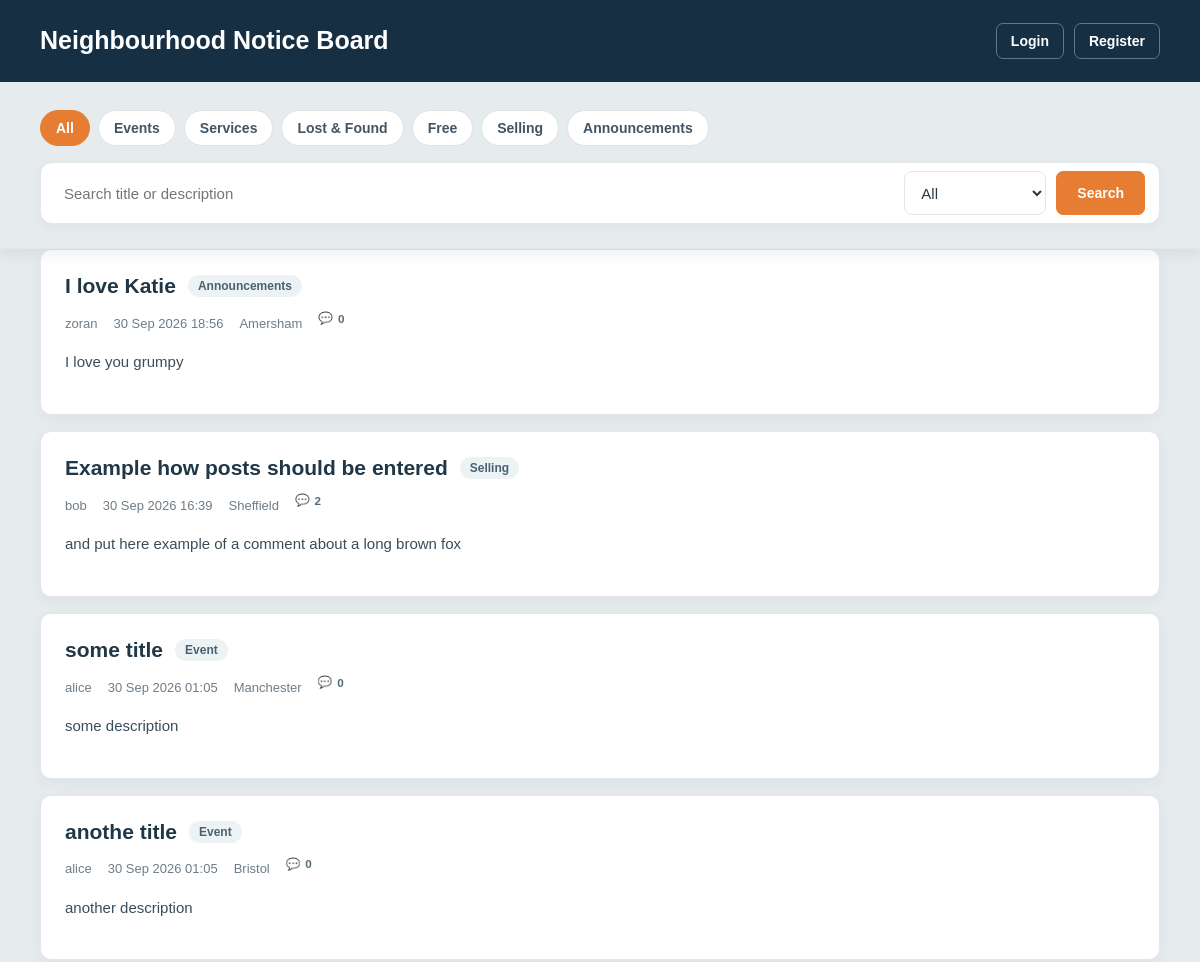
Before: / (upper part) with the older database file.
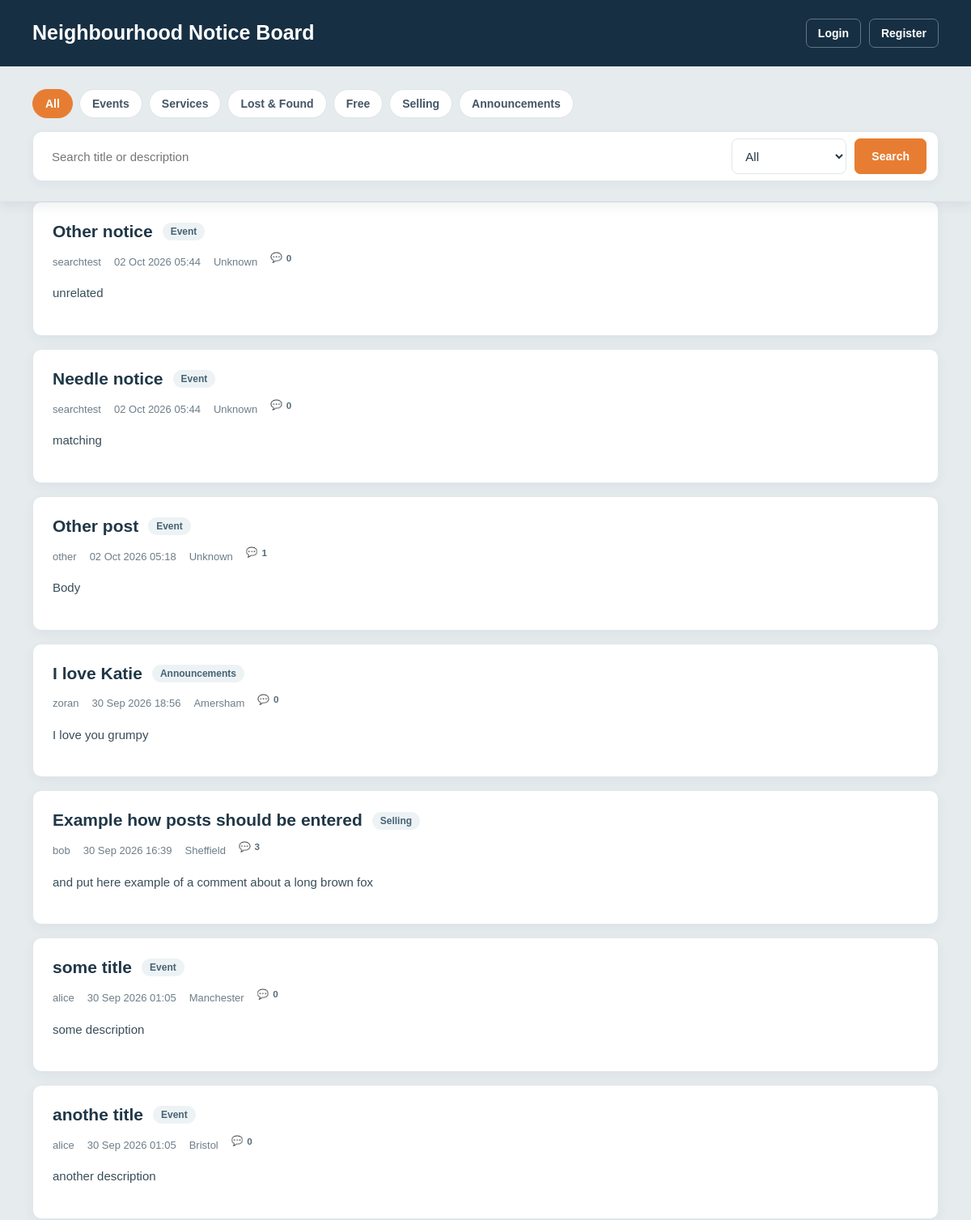
After: the same page with the newer database file.
### models/models.py (models this page shows)
class Post(db.Model):
    id = db.Column(db.Integer, primary_key=True)
    title = db.Column(
        db.String(200),
        nullable=False
    )
    body = db.Column(
        db.Text,
        nullable=False
    )
    category = db.Column(
        db.String(50),
        nullable=False
    )
    location = db.Column(
        db.String(120),
        nullable=False,
        default="Unknown"
    )
    visibility = db.Column(
        db.String(20),
        nullable=False,
        default="public"
    )
    comments_enabled = db.Column(
        db.Boolean,
        nullable=False,
        default=False
    )
    created_at = db.Column(
        db.DateTime,
        default=datetime.utcnow
    )
    author_id = db.Column(
        db.Integer,
        db.ForeignKey("user.id"),
        nullable=False
    )
    picks = db.relationship(
        "PostPick",
        backref="post",
        lazy=True,
        cascade="all, delete-orphan"
    )
    comments = db.relationship(
        "Comment",
        backref="post",
        lazy=True,
        cascade="all, delete-orphan"
    )

class User(UserMixin, db.Model):
    id = db.Column(db.Integer, primary_key=True)
    username = db.Column(
        db.String(80),
        unique=True,
        nullable=False
    )
    password_hash = db.Column(
        db.String(255),
        nullable=False
    )
    default_location = db.Column(
        db.String(120),
        nullable=False,
        default="Unknown"
    )
    created_at = db.Column(
        db.DateTime,
        default=datetime.utcnow,
        nullable=False
    )
    last_login = db.Column(
        db.DateTime,
        nullable=True
    )
    security_question = db.Column(
        db.String(255),
        nullable=False
    )
    security_answer_hash = db.Column(
        db.String(255),
        nullable=False
    )
    posts = db.relationship(
        "Post",
        backref="author",
        lazy=True
    )
    picked_posts = db.relationship(
        "PostPick",
        backref="user",
        lazy=True,
        cascade="all, delete-orphan"
    )
    comments = db.relationship(
        "Comment",
        backref="author",
        lazy=True,
        cascade="all, delete-orphan"
    )

### app.py (the view, shortened to what this page needs)
@app.route("/")
def home():
    clear_comment_state = session.pop("clear_comment_state", False)
    selected_category = request.args.get("category")
    picked_filter = request.args.get("picked")
    search_text = request.args.get("search", "").strip()
    distance = request.args.get("distance", "Any")
    date_filter = request.args.get("date_filter", "All")
    if date_filter not in {"All", "Last 24hr", "Last 7 Days", "Last Week"}:
        date_filter = "All"
    if not current_user.is_authenticated:
        distance = "Any"
    query = Post.query
    if not current_user.is_authenticated:
        query = query.filter(Post.visibility == "public")
    if selected_category:
        query = query.filter(Post.category == selected_category)
    now = datetime.utcnow()
    posts = query.order_by(Post.created_at.desc()).all()
    if current_user.is_authenticated and distance != "Any":
        user_loc = current_user.default_location
        posts = [
            post for post in posts
            if post_is_within_distance(post.location, user_loc, distance)
        ]
    picked_post_ids = []
    if current_user.is_authenticated:
        picked_post_ids = [p.post_id for p in current_user.picked_posts]
    return render_template(
        "index.html",
        posts=posts,
        selected_category=selected_category,
        picked_filter=bool(picked_filter == "1"),
        picked_post_ids=picked_post_ids,
        search_text=search_text,
        distance=distance,
        date_filter=date_filter,
        clear_comment_state=clear_comment_state
    )

### templates/index.html (shortened to what this page needs)
{% extends "base.html" %}
{% block page_styles %}
    <link rel="stylesheet" href="{{ url_for('static', filename='css/public.css') }}">
{% endblock %}
{% block body_class %}public-page noticeboard-page{% endblock %}
{% block feed_header_start %}<div class="feed-sticky-header">{% endblock %}
{% block feed_header_filters %}
<div class="menu">
    <a href="/" class="{% if not selected_category and not picked_filter %}active{% endif %}">All</a>
    <a href="/?category=Event" class="{% if selected_category == 'Event' %}active{% endif %}">Events</a>
    <a href="/?category=Services Offered" class="{% if selected_category == 'Services Offered' %}active{% endif %}">Services</a>
    <a href="/?category=Lost and Found" class="{% if selected_category == 'Lost and Found' %}active{% endif %}">Lost & Found</a>
    <a href="/?category=Free to Good Home" class="{% if selected_category == 'Free to Good Home' %}active{% endif %}">Free</a>
    <a href="/?category=Selling" class="{% if selected_category == 'Selling' %}active{% endif %}">Selling</a>
    <a href="/?category=Announcements" class="{% if selected_category == 'Announcements' %}active{% endif %}">Announcements</a>
</div>
<form method="get" class="search-bar">
    <input
        type="text"
        name="search"
        value="{{ search_text }}"
        placeholder="Search title or description"
    >
    <select name="date_filter" class="date-filter" aria-label="Filter posts by recent activity">
        <option value="All" {% if date_filter == 'All' %}selected{% endif %}>All</option>
    </select>
    <button type="submit" class="post-button">Search</button>
</form>
{% endblock %}
{% block feed_header_end %}</div>{% endblock %}
{% block content %}
{% for post in posts %}
    <div class="post">
        <div class="post-heading">
            <h2>{{ post.title }}</h2>
            <span class="category-badge">{{ post.category }}</span>
        </div>
        <div class="post-meta">
            <span class="post-meta-item">{{ post.author.username }}</span>
            <span class="post-meta-item">{{ post.created_at.strftime('%d %b %Y %H:%M') }}</span>
            <span class="post-meta-item">{{ post.location }}</span>
            <span class="post-meta-item comment-count" aria-label="{{ post.comments|length }} comments">
                <span aria-hidden="true">&#128172;</span> {{ post.comments|length }}
            </span>
        </div>
        <p>{{ post.body }}</p>
    </div>
{% endfor %}
{% endblock %}

### templates/base.html (shortened to what this page needs)
<!DOCTYPE html>
<html>
<head>
    {% block page_styles %}{% endblock %}
</head>
<body class="{% block body_class %}{% endblock %}">
    {% block feed_header_start %}{% endblock %}
    <div class="topbar">
        <h1>Neighbourhood Notice Board</h1>
        <div class="user-info">
            {% if current_user.is_authenticated %}
                <span>{{ current_user.username }}</span>
                <span>|</span>
                <span>{{ current_user.default_location }}</span>
                <a href="{{ url_for('account') }}" class="post-button">Account</a>
                <a href="{{ url_for('create_post') }}" class="post-button">Post</a>
                <form method="post" action="{{ url_for('logout') }}" class="inline-form">
                    <input type="hidden" name="csrf_token" value="{{ csrf_token() }}">
                    <button type="submit" class="post-button">Logout</button>
                </form>
            {% else %}
                <a href="{{ url_for('login') }}" class="post-button">Login</a>
                <a href="{{ url_for('register') }}" class="post-button">Register</a>
            {% endif %}
        </div>
    </div>
    {% block feed_header_filters %}{% endblock %}
    {% block feed_header_end %}{% endblock %}
    {% block content %}
    {% endblock %}
</body>
</html>

### static/css/public.css (style rules this page uses)
:root { --notice-navy: #172f43; --notice-navy-light: #25475d; --notice-orange: #e77d32; --notice-orange-dark: #c96320; --notice-ink: #263746; --notice-muted: #6e7d88; --notice-line: #e1e7eb; --notice-paper: #ffffff; --notice-ground: #f2f5f6; }
body.public-page { box-sizing: border-box; max-width: none; margin: 0; padding: 0; background: var(--notice-ground); color: var(--notice-ink); font-family: "Aptos", "Trebuchet MS", sans-serif; }
body.public-page.noticeboard-page { --notice-ground: #e6ebee; }
.public-page .feed-sticky-header { position: sticky; top: 0; z-index: 100; background: var(--notice-ground); border-bottom: 1px solid var(--notice-line); box-shadow: 0 5px 14px rgb(29 52 68 / 8%); }
.public-page *, .public-page *::before, .public-page *::after { box-sizing: border-box; }
.public-page .topbar { min-height: 82px; margin: 0; padding: 16px max(24px, calc((100vw - 1120px) / 2)); border: 0; background: var(--notice-navy); color: #fff; }
.public-page .topbar h1 { margin: 0; color: #fff; font-size: 25px; line-height: 1.25; }
.public-page .user-info { display: flex; flex-wrap: wrap; align-items: center; gap: 10px; color: #dce7ed; }
.public-page .user-info a { margin: 0; }
.public-page .topbar .post-button { border-color: #607788; background: transparent; color: #fff; }
.public-page .menu { display: flex; flex-wrap: wrap; gap: 8px; width: min(1120px, calc(100% - 48px)); margin: 28px auto 16px; }
.public-page .menu a { margin: 0; padding: 9px 15px; border: 1px solid #dce3e7; border-radius: 999px; background: #fff; color: #435565; font-size: 14px; font-weight: 600; transition: background-color 0.16s ease, color 0.16s ease, border-color 0.16s ease; }
.public-page .menu a.active { border-color: var(--notice-orange); background: var(--notice-orange); color: #fff; }
.public-page .search-bar { display: flex; align-items: center; gap: 10px; width: min(1120px, calc(100% - 48px)); margin: 0 auto 24px; padding: 8px; border: 1px solid var(--notice-line); border-radius: 12px; background: var(--notice-paper); box-shadow: 0 3px 12px rgb(29 52 68 / 5%); }
.public-page .search-bar input, .public-page .search-bar select { min-height: 44px; border: 1px solid transparent; border-radius: 8px; background: #fff; color: var(--notice-ink); font: inherit; font-size: 15px; }
.public-page .search-bar input { flex: 1 1 280px; min-width: 0; padding: 0 14px; }
.public-page .search-bar select { flex: 0 0 112px; padding: 0 12px; border-color: var(--notice-line); }
.public-page .search-bar .date-filter { flex-basis: 142px; }
.public-page .post-button { padding: 9px 14px; border: 1px solid #d6dfe4; border-radius: 7px; background: #f8fafb; color: #344b5a; font: inherit; font-size: 14px; font-weight: 600; text-decoration: none; cursor: pointer; transition: background-color 0.16s ease, border-color 0.16s ease; }
.public-page .search-bar .post-button { min-height: 44px; padding-inline: 20px; border-color: var(--notice-orange); background: var(--notice-orange); color: #fff; }
.public-page .post { width: min(1120px, calc(100% - 48px)); margin: 0 auto 16px; padding: 22px 24px; border: 1px solid var(--notice-line); border-radius: 11px; background: var(--notice-paper); box-shadow: 0 4px 14px rgb(29 52 68 / 5%); }
.public-page .post-heading { display: flex; flex-wrap: wrap; align-items: center; gap: 10px 12px; }
.public-page .post h2 { margin: 0; color: #203747; font-size: 21px; line-height: 1.35; }
.public-page .category-badge { padding: 4px 10px; border-radius: 999px; background: #edf3f5; color: #476273; font-size: 12px; font-weight: 700; }
.public-page .post-meta { display: flex; flex-wrap: wrap; align-items: center; gap: 7px 16px; margin: 11px 0 14px; color: var(--notice-muted); font-size: 13px; }
.public-page .post-meta-item { display: inline-flex; align-items: center; gap: 5px; }
.public-page .comment-count { color: #536b79; font-weight: 600; }
.public-page .post > p { margin: 0; color: #394d5a; font-size: 15px; line-height: 1.7; white-space: pre-line; }

Changed rows visible on the page:
added Post: title "Other notice", category "Event", author.username "searchtest", created_at "02 Oct 2026 05:44", location "Unknown", comments|length "0", body "unrelated"
added Post: title "Needle notice", category "Event", author.username "searchtest", created_at "02 Oct 2026 05:44", location "Unknown", comments|length "0", body "matching"
added Post: title "Other post", category "Event", author.username "other", created_at "02 Oct 2026 05:18", location "Unknown", comments|length "1", body "Body"
computed for Post "Example how posts should be entered": comments|length "2" → "3"
